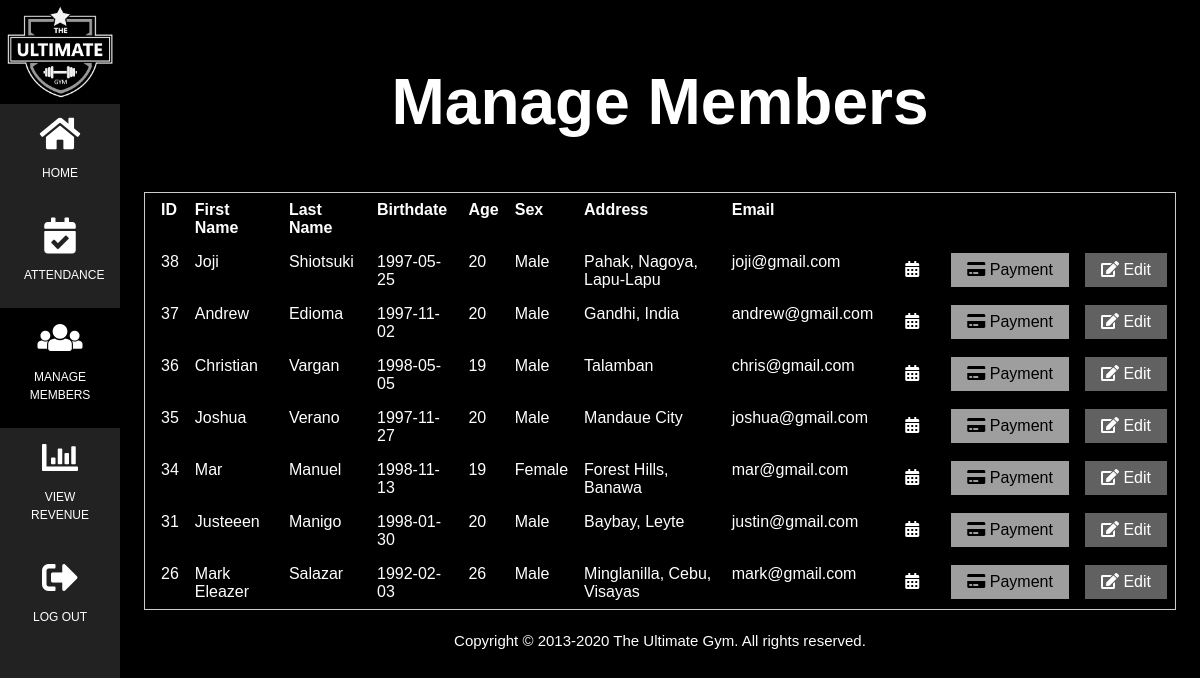
Page /admin_users.php on the earlier database version.
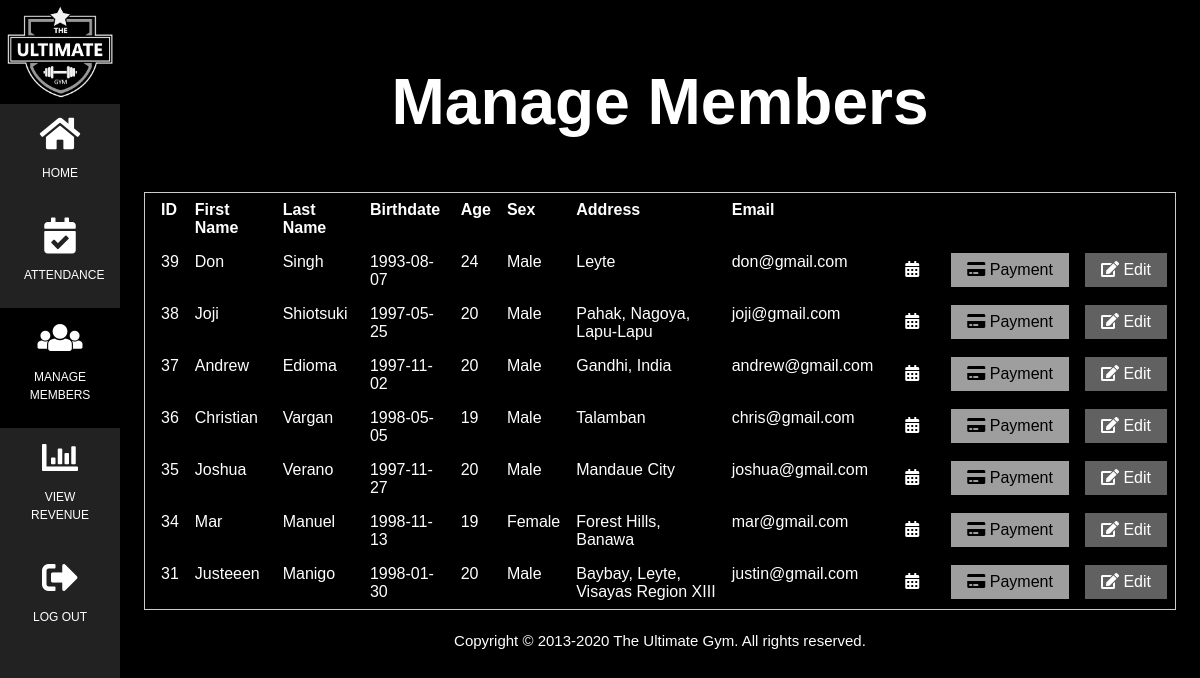
Same page on the later database version.
### tables this page shows
CREATE TABLE `member` (
  `member_id` int(11) NOT NULL,
  `member_fname` varchar(100) NOT NULL,
  `member_lname` varchar(100) NOT NULL,
  `member_password` varchar(100) NOT NULL,
  `member_bdate` date NOT NULL,
  `member_age` int(11) NOT NULL,
  `member_sex` enum('Male','Female') NOT NULL,
  `member_address` varchar(200) NOT NULL,
  `member_email` varchar(100) NOT NULL
);

### admin_users.php (the view, shortened to what this page needs)
<?php
   require("connect.php");
   ?>
    <html>
    <head>
        <link href="css/w3.css" rel="stylesheet">
        <link href="fonts/Montserrat-Regular.otf" rel="stylesheet">
        <link href="css/fontawesome-all.min.css" rel="stylesheet">
    </head>
    <body class="w3-black">
        <nav class="w3-sidebar w3-bar-block w3-small w3-center">
            <img style="width:100%" src="images/ultimategym_logo.png">
            <a class="w3-bar-item w3-button w3-padding-large w3-hover-black" href="admin_home.php">
                <i class="fa fa-home w3-xxlarge"></i>
                <p>HOME</p>
            </a>
            <a class="w3-bar-item w3-button w3-padding-large w3-hover-black" href="admin_attendance.php">
                <i class="fa fa-calendar-check w3-xxlarge"></i>
                <p>ATTENDANCE</p>
            </a>
            <a class="w3-bar-item w3-button w3-padding-large w3-black" href="#">
                <i class="fa fa-users w3-xxlarge"></i>
                <p>MANAGE
                    <br>MEMBERS</p>
            </a>
            <a class="w3-bar-item w3-button w3-padding-large w3-hover-black" href="admin_revenue.php">
                <i class="fa fa-chart-bar w3-xxlarge"></i>
                <p>VIEW
                    <br>REVENUE</p>
            </a>
            <a class="w3-bar-item w3-button w3-padding-large w3-hover-black" onclick="document.getElementById('logout').style.display='block';">
                <i class="fa fa-sign-out-alt w3-xxlarge"></i>
                <p>LOG OUT</p>
            </a>
        </nav>
        <div class="w3-padding-large" id="main">
            <header class="w3-container w3-padding-32 w3-center w3-black" id="home">
                <h1 class="w3-jumbo"><strong>Manage Members</strong></h1>
            </header>
            <table class="w3-table w3-border w3-responsive" style='font-family: sans-serif;'>
                <tr>
                    <th>ID</th>
                    <th>First Name</th>
                    <th>Last Name</th>
                    <th>Birthdate</th>
                    <th>Age</th>
                    <th>Sex</th>
                    <th>Address</th>
                    <th>Email</th>
                    <th> </th>
                    <th> </th>
                </tr>
                <?php
               $query = "SELECT *
                       FROM member ORDER BY member_id DESC";
               $ret = mysqli_query($conn, $query);
               while($row = mysqli_fetch_assoc($ret)){
                   $id = $row["member_id"];
                   $fname = $row["member_fname"];
                   $lname = $row["member_lname"];
                   $bdate = $row["member_bdate"];
                   $age = $row["member_age"];
                   $sex = $row["member_sex"];
                   $address = $row["member_address"];
                   $email = $row["member_email"];
                    echo "<tr><td>". $id . "</td><td>". $fname. "</td><td>" . $lname. "</td><td>". $bdate. "</td><td>". $age. "</td><td>". $sex. "</td><td>". $address. "</td><td>" . $email. "</td><td><button class='w3-button w3-black' onclick=\"document.getElementById('".$email.$id. "').style.display='block'\"><span class='fa fa-calendar-alt'></span></button></td><td><button class='w3-button w3-grey' onclick=\"document.getElementById('". $email. "').style.display='block'\"><span class='fa fa-credit-card'></span> Payment</button></td><td><button class='w3-button w3-dark-grey' onclick=\"document.getElementById('". $id. "').style.display='block'\"><span class='fa fa-edit'></span> Edit</button></td></tr>";
               }
               ?>
            </table>
            <footer class="w3-center" style='margin-top: 20px;'> Copyright © 2013-2020 The Ultimate Gym. All rights reserved.</footer>
        </div>
    </body>
    </html>

### css/w3.css (style rules this page uses)
*,*:before,*:after { box-sizing:inherit }
html { -ms-text-size-adjust:100%;-webkit-text-size-adjust:100% }
body { margin:0 }
article,aside,details,figcaption,figure,footer,header,main,menu,nav,section,summary { display:block }
a { background-color:transparent;-webkit-text-decoration-skip:objects }
img { border-style:none }
button,select { text-transform:none }
button,html [type=button],[type=reset],[type=submit] { -webkit-appearance:button }
html,body { font-family:Verdana,sans-serif;font-size:15px;line-height:1.5 }
html { overflow-x:hidden }
h1 { font-size:36px }
h1,h2,h3,h4,h5,h6 { font-family:"Segoe UI",Arial,sans-serif;font-weight:400;margin:10px 0 }
img { vertical-align:middle }
a { color:inherit }
.w3-table,.w3-table-all { border-collapse:collapse;border-spacing:0;width:100%;display:table }
.w3-table td,.w3-table th,.w3-table-all td,.w3-table-all th { padding:8px 8px;display:table-cell;text-align:left;vertical-align:top }
.w3-table th:first-child,.w3-table td:first-child,.w3-table-all th:first-child,.w3-table-all td:first-child { padding-left:16px }
.w3-btn,.w3-button { border:none;display:inline-block;padding:8px 16px;vertical-align:middle;overflow:hidden;text-decoration:none;color:inherit;background-color:inherit;text-align:center;cursor:pointer;white-space:nowrap }
.w3-btn,.w3-button { -webkit-touch-callout:none;-webkit-user-select:none;-khtml-user-select:none;-moz-user-select:none;-ms-user-select:none;user-select:none }
.w3-sidebar { height:100%;width:200px;background-color:#fff;position:fixed!important;z-index:1;overflow:auto }
.w3-main,#main { transition:margin-left .4s }
.w3-bar-block .w3-bar-item { width:100%;display:block;padding:8px 16px;text-align:left;border:none;white-space:normal;float:none }
.w3-bar-block.w3-center .w3-bar-item { text-align:center }
.w3-responsive { display:block;overflow-x:auto }
.w3-container:after,.w3-container:before,.w3-panel:after,.w3-panel:before,.w3-row:after,.w3-row:before,.w3-row-padding:after,.w3-row-padding:before, .w3-cell-row:before,.w3-cell-row:after,.w3-clear:after,.w3-clear:before,.w3-bar:before,.w3-bar:after { content:"";display:table;clear:both }
.w3-container,.w3-panel { padding:0.01em 16px }
.w3-small { font-size:12px!important }
.w3-xxlarge { font-size:36px!important }
.w3-jumbo { font-size:64px!important }
.w3-center { text-align:center!important }
.w3-padding-large { padding:12px 24px!important }
.w3-padding-32 { padding-top:32px!important;padding-bottom:32px!important }
.w3-black,.w3-hover-black:hover { color:#fff!important;background-color:#000!important }
.w3-grey,.w3-hover-grey:hover,.w3-gray,.w3-hover-gray:hover { color:#000!important;background-color:#9e9e9e!important }
.w3-dark-grey,.w3-hover-dark-grey:hover,.w3-dark-gray,.w3-hover-dark-gray:hover { color:#fff!important;background-color:#616161!important }

### admin_users.php (style rules this page uses)
body, h1, h2, h3, h4, h5, h6 { font-family: "Montserrat", sans-serif }
.w3-sidebar { width: 120px; background: #222; }
#main { margin-left: 120px }

Differences in the rows shown:
removed member: member_id "26", member_fname "Mark Eleazer", member_lname "Salazar", member_bdate "1992-02-03", member_age "26", member_sex "Male", member_address "Minglanilla, Cebu, Visayas", member_email "mark@gmail.com"
added member: member_id "39", member_fname "Don", member_lname "Singh", member_bdate "1993-08-07", member_age "24", member_sex "Male", member_address "Leyte", member_email "don@gmail.com"
changed member "Justeeen": member_address "Baybay, Leyte" → "Baybay, Leyte, Visayas Region XIII"
